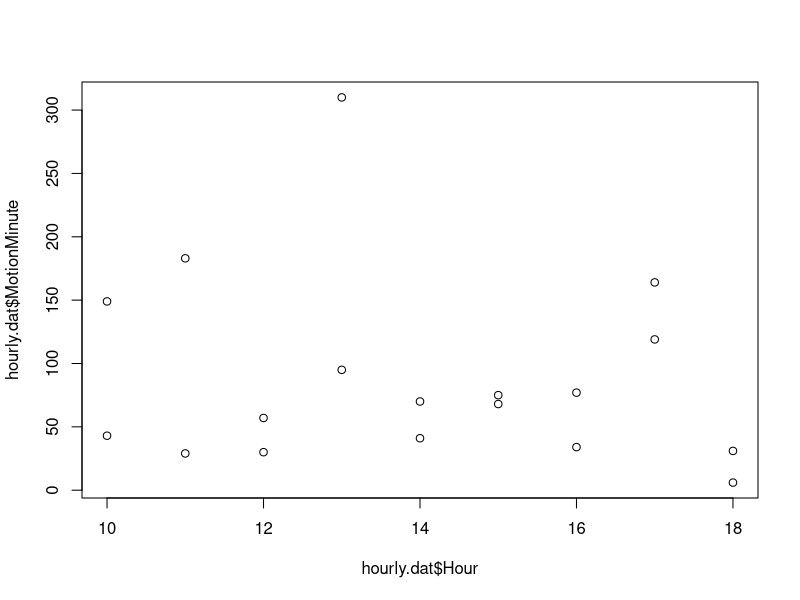

Generate this figure with R: (Note: this script raises an error after producing the figure.)
## ---- chunk 1
knitr::opts_chunk$set(echo = TRUE)
## ---- chunk 2
knitr::opts_chunk$set(
	message = FALSE,
	warning = FALSE,
	include = FALSE
)
library(readr)
library(tidyverse)
library(lubridate)
library(ggplot2)
library(gtools)
library(readxl)
library(afex)
library(car)
library(lme4)
library(lmerTest)
library(hms)
library(lattice)
## ---- chunk 3
#import
dat = rbind(read_excel("brown_2020_3_27.xlsx") %>% 
              mutate(Color = "Brown"), read_excel("white_2020_3_27.xlsx") %>% 
              mutate(Color = "White")) %>% 
  mutate(Date = "3.27") %>% 
  select(-c(Version, `Date(GMT)`,`Time(GMT)`))

#format
dat = dat %>% 
  mutate_at(vars(Date, Color), as.factor) %>% 
  mutate(Time = format(as.POSIXct(strptime(`Time(Loc)`, "%Y-%m-%d %H:%M:%S", tz = "")), 
                       format = "%H:%M")) %>% 
  mutate(Hour = format(as.POSIXct(strptime(`Time(Loc)`, "%Y-%m-%d %H:%M:%S", tz = "")), 
                       format = "%H")) %>% 
  mutate(Minute = format(as.POSIXct(strptime(`Time(Loc)`, "%Y-%m-%d %H:%M:%S", tz = "")), 
                         format = "%M")) %>% 
  mutate_at(vars(Hour, Minute), as.numeric) %>% 
  mutate(Hour_minute = as.numeric(Hour*60 + Minute)) %>%
  dplyr::select(Date, Time, Hour, Minute, Hour_minute, Color, MotionMinute:Magnetometer)

# aggregate into 1 h intervals
hourly.dat <- dat %>%
  dplyr::select(c(Date, Hour, Color, MotionMinute)) %>%
  group_by(Date, Hour, Color) %>%
  summarise_all(funs(sum(.)))
## ---- chunk 4
# model selection
plot(hourly.dat$Hour, hourly.dat$MotionMinute)

model = lm(MotionMinute ~ poly(Hour, 2)*Color, data = dat)

anova(model, modelq)

summary(model,  ddf = "Kenward-Roger")
anova(model,  ddf = "Kenward-Roger")
## ---- chunk 5
newDat = data.frame(Hour = rep(7:18, 2), Color = c(rep("White", 12), rep("Brown", 12)))

predict.fun <- function(my.lm) {
  predict(my.lm, newdata = newDat)
}

# predictions and bootstrap-based CIs
newDat$fit <- predict.fun(model)
boot.ci <- bootMer(model, predict.fun, nsim = 1000, seed = 1) 
newDat <- cbind(newDat, confint(boot.ci, type = "perc", level = .8))

#rename feeders
levels(newDat2$Feeder)[levels(newDat2$Feeder) == "Solid"] <- "Opaque"
levels(newDat2$Feeder)[levels(newDat2$Feeder) == "Striped"] <- "Transparent"
levels(dat2$Feeder)[levels(dat2$Feeder) == "Solid"] <- "Opaque"
levels(dat2$Feeder)[levels(dat2$Feeder) == "Striped"] <- "Transparent"

# max activity
subset(newDat2, Feeder == "Opaque" & fit == max(subset(newDat2, Feeder == "Opaque")$fit))
subset(newDat2, Feeder == "Transparent" & fit == max(subset(newDat2, Feeder == "Transparent")$fit))

# figure
  ggplot(data = dat2, 
         aes(x = Hour, y = MotionMinute, color = Feeder)) + 
  
  geom_point(size = 1.5, 
             show.legend = F) + 
  
  geom_line(data = newDat2, 
            aes(x = Hour, y = fit, group = Feeder), 
            size = 1) + 
  
  labs(title = "Feeder preference",
       x = "Time of day", 
       y = "Motion, seconds per hour",
       caption = "Fixed effects of hour (F(2, 18) = 20, p < .0001), feeder type (F(1, 176) = 19, p < .0001), \nand the hour x feeder type interaction (F(2, 176) = 4.2, p = .02)") +
  
  scale_y_continuous(breaks = seq(0, 300, 30), 
                     limits = c(-20, 300), expand = c(0,0)) +
  
  scale_x_continuous(breaks = seq(7, 18, 1), limits = c(6.5, 18.5), expand = c(0,0)) +
    
  geom_ribbon(data = subset(newDat2, Feeder == "Opaque"), 
              aes(x = Hour, ymin = `10 %`, ymax = `90 %`),
              fill = "light gray",
              alpha = 0.5, 
              inherit.aes = FALSE) +
  
  geom_ribbon(data = subset(newDat2, Feeder == "Transparent"), 
              aes(x = Hour, ymin = `10 %`, ymax = `90 %`),
              fill = "light gray",
              alpha = 0.5, 
              inherit.aes = FALSE) +
  
  theme_classic() +
    


  theme(plot.title = element_text(hjust = .5),
        axis.title = element_text(size = 14),
        plot.caption = element_text(size = 11, hjust = .5),   
        axis.text = element_text(size = 11, colour = "black"),
        legend.position = c(.2, .90),
        legend.title = element_blank(),
        legend.direction = "vertical",
        legend.text = element_text(size = 11))

## ---- chunk 6
dat2 = read_excel("bird_preference_data.xlsx") %>%
  select(-c(Date, Time_min)) %>%
  mutate_at(vars(Day, Feeder, Side, Location), as.factor) %>%
  subset(Hour >= 7 & Hour <= 18) %>% #cutoff from 7am to 6pm
  mutate(Side = ifelse(Side != "Only" | is.na(Side), "Preference", "Only")) %>%
  subset(Side == "Preference") %>% #only keep day where both feeders were out
  dplyr::select(c(Day, Hour, Minute, Feeder, Location, MotionMinute)) %>%
  group_by(Day, Hour, Feeder, Location) %>%
  summarise_all(funs(sum(.))) %>% #take the sum for each hour
  subset(Minute == 1770) %>% #only keep data with full hour observations
  dplyr::select(-Minute)
## ---- chunk 7
# model selection
model2 = lmer(MotionMinute ~ poly(Hour, 2)*Feeder + (Hour|Day) , data = dat2, REML = TRUE, control = lmerControl(optimizer = "bobyqa"))

summary(model2,  ddf = "Kenward-Roger")
anova(model2,  ddf = "Kenward-Roger")
## ---- chunk 8
newDat2 = data.frame(Hour = rep(7:18, 2), Feeder = c(rep("Solid", 12), rep("Striped", 12)), Day = NA)

predict.fun2 <- function(my.lmm) {
  predict(my.lmm, newdata = newDat2, re.form = NA)   # re.form = NA excludes random effects 
}

# predictions and bootstrap-based CIs
newDat2$fit <- predict.fun(model2)
boot.ci2 <- bootMer(model2, predict.fun2, nsim = 1000, seed = 1) 
newDat2 <- cbind(newDat2, confint(boot.ci2, type = "perc", level = .8))

#rename feeders
levels(newDat2$Feeder)[levels(newDat2$Feeder) == "Solid"] <- "Opaque"
levels(newDat2$Feeder)[levels(newDat2$Feeder) == "Striped"] <- "Transparent"
levels(dat2$Feeder)[levels(dat2$Feeder) == "Solid"] <- "Opaque"
levels(dat2$Feeder)[levels(dat2$Feeder) == "Striped"] <- "Transparent"

# max activity
subset(newDat2, Feeder == "Opaque" & fit == max(subset(newDat2, Feeder == "Opaque")$fit))
subset(newDat2, Feeder == "Transparent" & fit == max(subset(newDat2, Feeder == "Transparent")$fit))

# figure
  ggplot(data = dat2, 
         aes(x = Hour, y = MotionMinute, color = Feeder)) + 
  
  geom_point(size = 1.5, 
             show.legend = F) + 
  
  geom_line(data = newDat2, 
            aes(x = Hour, y = fit, group = Feeder), 
            size = 1) + 
  
  labs(title = "Feeder preference",
       x = "Time of day", 
       y = "Motion, seconds per hour",
       caption = "Fixed effects of hour (F(2, 18) = 20, p < .0001), feeder type (F(1, 176) = 19, p < .0001), \nand the hour x feeder type interaction (F(2, 176) = 4.2, p = .02)") +
  
  scale_y_continuous(breaks = seq(0, 300, 30), 
                     limits = c(-20, 300), expand = c(0,0)) +
  
  scale_x_continuous(breaks = seq(7, 18, 1), limits = c(6.5, 18.5), expand = c(0,0)) +
    
  geom_ribbon(data = subset(newDat2, Feeder == "Opaque"), 
              aes(x = Hour, ymin = `10 %`, ymax = `90 %`),
              fill = "light gray",
              alpha = 0.5, 
              inherit.aes = FALSE) +
  
  geom_ribbon(data = subset(newDat2, Feeder == "Transparent"), 
              aes(x = Hour, ymin = `10 %`, ymax = `90 %`),
              fill = "light gray",
              alpha = 0.5, 
              inherit.aes = FALSE) +
  
  theme_classic() +
    


  theme(plot.title = element_text(hjust = .5),
        axis.title = element_text(size = 14),
        plot.caption = element_text(size = 11, hjust = .5),   
        axis.text = element_text(size = 11, colour = "black"),
        legend.position = c(.2, .90),
        legend.title = element_blank(),
        legend.direction = "vertical",
        legend.text = element_text(size = 11))
